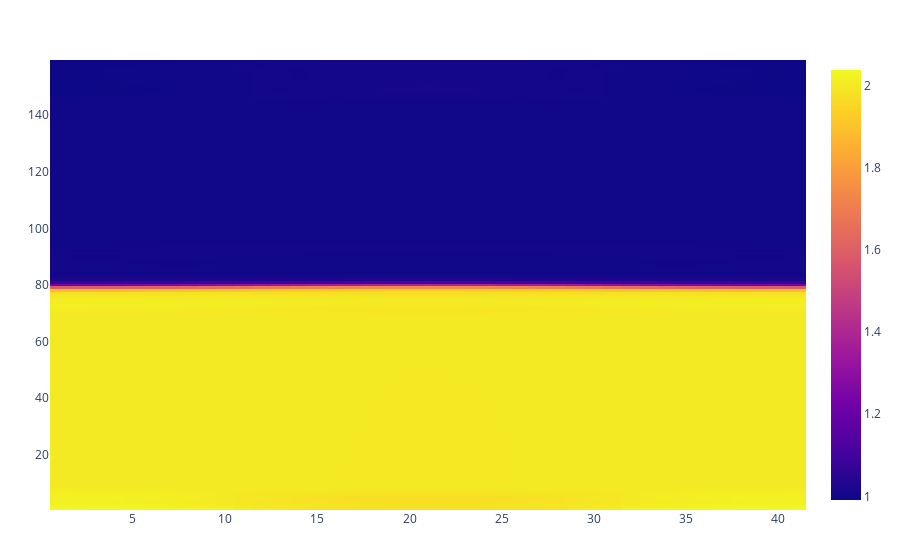

Notebook code cell kept with this figure:
### Code cell
plot(
      heatmap(
         x=x_list,
         y=y_list,
         z=z_list,
     ))

### Figure 1 — Plotly figure (JSON) as saved in the notebook; plotly's stock layout.template omitted (floating-point values rounded to 4 significant figures; data arrays with more than 128 entries replaced by an {"elided": "..."} marker saying what was removed)
{"data": [{"transpose": true, "type": "heatmap", "x": {"elided": "6519 int values"}, "y": {"elided": "6519 int values"}, "z": {"elided": "6519 float values"}}], "layout": {"margin": {"b": 50, "l": 50, "r": 50, "t": 60}}}
